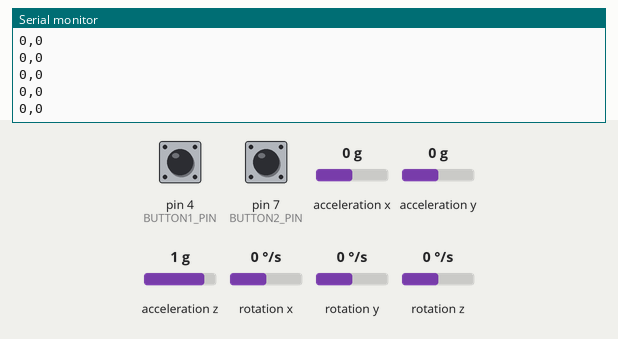
The sketch below on a simulated Arduino Uno, built with avr-gcc and run on an emulated ATmega328P. Parts: the last lines printed to the serial monitor. Inputs (shaded band) come from the test bench; at power-on: pin 4 (BUTTON1_PIN) HIGH, pin 7 (BUTTON2_PIN) HIGH, acceleration x 0 g, acceleration y 0 g, acceleration z 1 g, rotation x 0 °/s, rotation y 0 °/s, rotation z 0 °/s.

Above: at 4.2 s.
4.3 s: pin 4 (BUTTON1_PIN) pulled LOW for 0.15 s
5.9 s: pin 7 (BUTTON2_PIN) pulled LOW for 0.15 s
7.5 s: pin 4 (BUTTON1_PIN) pulled LOW for 1 s
At 8.3 s:
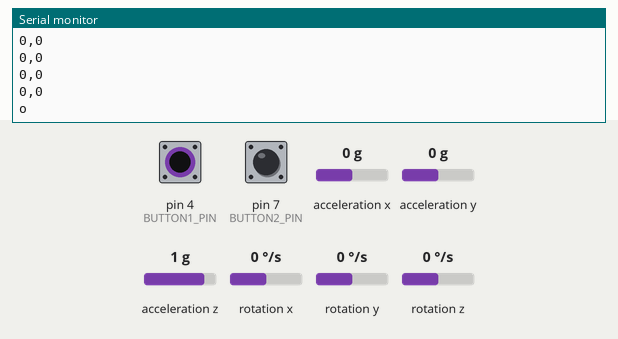
10.0 s: acceleration x set to -1.4 g
At 11.0 s:
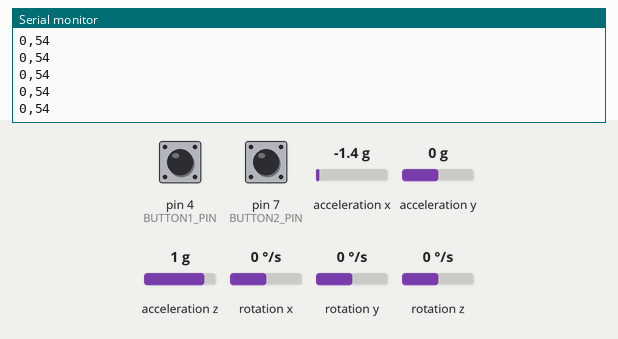
11.5 s: acceleration y set to -1.4 g
At 12.3 s:
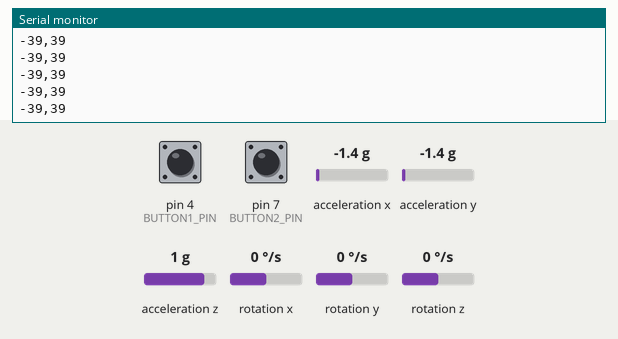
13.0 s: acceleration z set to -1.4 g
At 14.1 s:
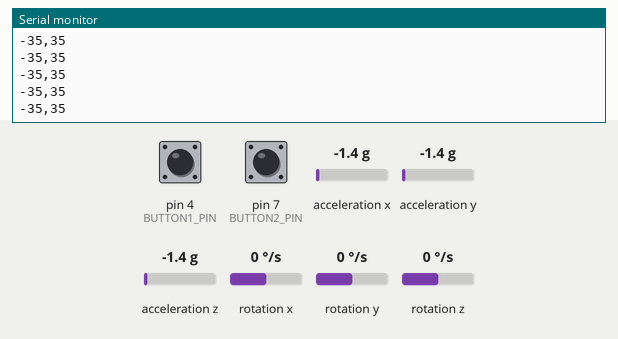
Timing chart, 0 to 15.5 s (numbered marks = the images above; inputs shaded):
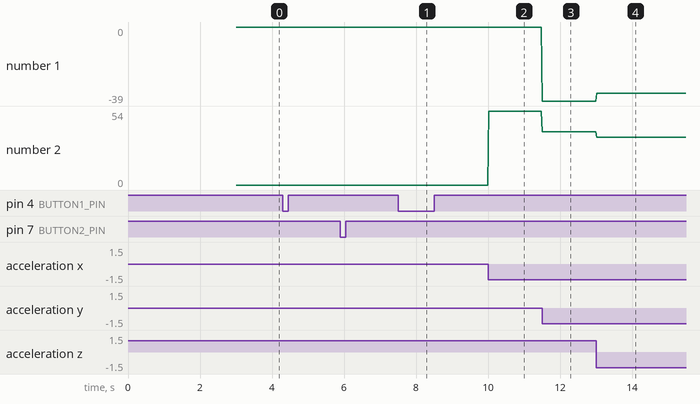

The sketch:

master.ino
```cpp
#include <MPU6050_tockn.h>
#include <Wire.h>

MPU6050 mpu6050(Wire);
unsigned long lastSend = 0;

// Nút D4: toggle O/o cho servo5
const int BUTTON1_PIN = 4;
bool lastButton1State = HIGH;
bool toggleState = false;           // false = 0°, true = 120°
unsigned long lastDebounceTime1 = 0;
const unsigned long debounceDelay = 50;

// Nút D7: trigger chạy quy trình
const int BUTTON2_PIN = 7;
bool lastButton2State = HIGH;
unsigned long lastDebounceTime2 = 0;

void setup() {
  Serial.begin(38400);
  Wire.begin();
  mpu6050.begin();
  mpu6050.calcGyroOffsets(true);

  pinMode(BUTTON1_PIN, INPUT_PULLUP);  // D4
  pinMode(BUTTON2_PIN, INPUT_PULLUP);  // D7

  Serial.println("MASTER ready...");
}

void loop() {
  //  Xử lý nút D4: gửi 'O' / 'o'
  bool b1 = digitalRead(BUTTON1_PIN);
  if (b1 != lastButton1State) {
    lastDebounceTime1 = millis();
    lastButton1State = b1;
  }
  if ((millis() - lastDebounceTime1) > debounceDelay) {
    if (b1 == LOW) {
      toggleState = !toggleState;                // đổi trạng thái
      Serial.println(toggleState ? "O" : "o");   // gửi lệnh cho servo5
      while (digitalRead(BUTTON1_PIN) == LOW) { delay(1); } // chờ nhả
    }
  }

  // Xử lý nút D7: gửi "TEST2"
  bool b2 = digitalRead(BUTTON2_PIN);
  if (b2 != lastButton2State) {
    lastDebounceTime2 = millis();
    lastButton2State = b2;
  }
  if ((millis() - lastDebounceTime2) > debounceDelay) {
    if (b2 == LOW) {
      Serial.println("TEST2");                    // trigger quy trình test2 trên SLAVE
      while (digitalRead(BUTTON2_PIN) == LOW) { delay(1); } // chờ nhả
    }
  }
 // Gửi dữ liệu từ MPU
  mpu6050.update();
  int x = mpu6050.getAngleX();
  int y = mpu6050.getAngleY();

  if (millis() - lastSend >= 20) { // ~50 Hz
    Serial.print(x);
    Serial.print(',');
    Serial.print(y);
    Serial.print('\n');
    lastSend = millis();
  }
}
```

Measured:
- after the input at 7.5 s, the serial monitor: prints a new line after 0.05 s (image 1)
- after the input at 10.0 s, the serial monitor: prints a new line at once (image 2)
- after the input at 11.5 s, the serial monitor: prints a new line at once (image 3)
- after the input at 13.0 s, the serial monitor: prints a new line at once (image 4)
- plotted number 1: 0 → -39 after the input at 11.5 s, -39 → -35 after the input at 13.0 s
- plotted number 2: 0 → 54 after the input at 10.0 s, 54 → 39 after the input at 11.5 s, 39 → 35 after the input at 13.0 s
